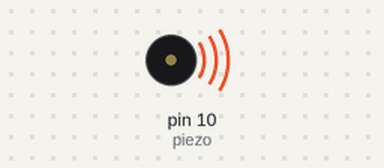
The sketch below on a simulated Arduino Uno, built with avr-gcc and run on an emulated ATmega328P. Shown: buzzer (waves = sounding).

Above: at 0.1 s.
At 4.1 s:
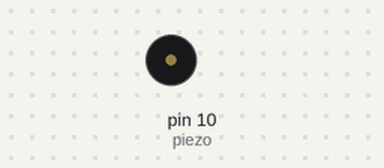
Timing chart, 0 to 5.6 s (numbered marks = the images above):
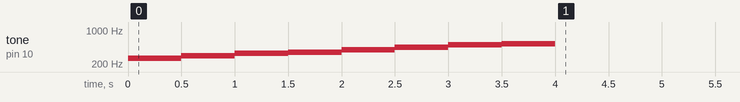

The sketch:

16_piezo_cntl.ino
```cpp
const int piezo = 10;

const int melody[8] = {262, 294, 330, 349, 393, 440, 494, 523,};

void setup() {
  for (int note = 0; note < 8; note++) {
    tone(piezo, melody[note]);
    delay(500);
  }

  noTone(piezo);
}

void loop() {
  // digitalWrite(piezo, HIGH);
  // delayMicroseconds(1900);
  // digitalWrite(piezo, LOW);
  // delayMicroseconds(1900);
}
```
